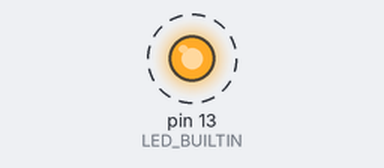
A sketch run on a simulated Arduino Uno, built with avr-gcc and run on an emulated ATmega328P. Parts: output pins drawn as LEDs (lit = HIGH). Dashed ring = blinking.

Above: at 0.15 s.
Timing chart, 0 to 3.0 s (numbered marks = the images above):
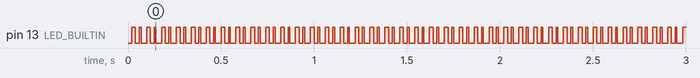

Measured:
- by itself, pin 13 (LED_BUILTIN): alternates HIGH for 0.02 s and LOW for 0.02 s

The sketch:

hello-world.ino
```cpp
//used the "Blink" code for reference

// the setup function runs once when you press reset or power the board
void setup() {
  // initialize digital pin LED_BUILTIN as an output.
  pinMode(LED_BUILTIN, OUTPUT);
}

// the loop function runs over and over again forever
void loop() {
      //blink LED
      //circuit will only complete when button is pressed down

      digitalWrite(LED_BUILTIN, LOW);
      delay(20);
      //added two lines above to test branch -chris

      //Mike's original code
      digitalWrite(LED_BUILTIN, HIGH);    // turn the LED on (HIGH is the voltage level)
      delay(20);                          // wait for 20 ms
      digitalWrite(LED_BUILTIN, LOW);     // turn the LED off by making the voltage LOW
      delay(20);                          // wait for 20 ms

      //I think that we should add a faster blink after the first one - Dean
      digitalWrite(LED_BUILTIN, HIGH);    // turn the LED on (HIGH is the voltage level)
      delay(10);                          // wait for only 10 ms
      digitalWrite(LED_BUILTIN, LOW);     // turn the LED off by making the voltage LOW
      delay(10);                          // wait for only 10 ms

}
```
